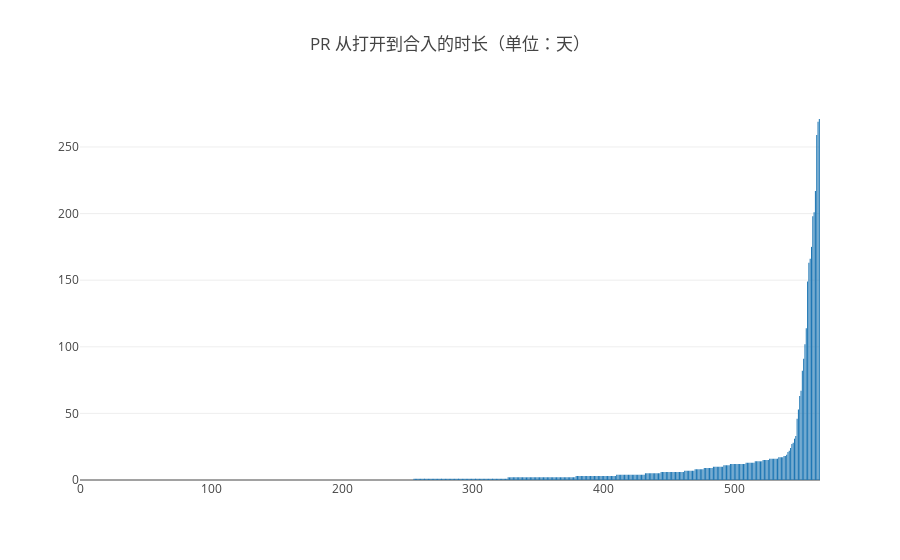

Write notebook code for a chart like this one.
### Markdown cell above
将时长进行排序，并用柱状图表示

### Code cell
query(
    `SELECT duration FROM (
        SELECT intDiv(minus(max(created_at), min(created_at))/3600, 24) AS duration FROM (
            SELECT issue_id, action, created_at FROM github_log.year2015 WHERE repo_id='32665718' AND type='PullRequestEvent'
            UNION ALL
            SELECT issue_id, action, created_at FROM github_log.year2016 WHERE repo_id='32665718' AND type='PullRequestEvent'
            UNION ALL
            SELECT issue_id, action, created_at FROM github_log.year2017 WHERE repo_id='32665718' AND type='PullRequestEvent'
            UNION ALL
            SELECT issue_id, action, created_at FROM github_log.year2018 WHERE repo_id='32665718' AND type='PullRequestEvent'
            UNION ALL
            SELECT issue_id, action, created_at FROM github_log.year2019 WHERE repo_id='32665718' AND type='PullRequestEvent'
        ) GROUP BY issue_id
    ) ORDER BY duration`
).then(data => {
    var durations = [], indices = [];
    data.forEach(d => {
        durations.push(d.duration);
    });
    indices = durations.map((_, i) => {return i;});
    openDigger.render.plotly([
        {x: indices, y: durations, type: 'bar'}
    ], {
        title: 'PR 从打开到合入的时长（单位：天）',
    });
})

### Figure 1 — Plotly figure (JSON) as saved in the notebook; plotly's stock layout.template omitted (floating-point values rounded to 4 significant figures; data arrays with more than 128 entries replaced by an {"elided": "..."} marker saying what was removed)
{"data": [{"type": "bar", "x": {"elided": "566 int values"}, "y": {"elided": "566 str values"}}], "layout": {"autosize": true, "title": {"text": "PR 从打开到合入的时长（单位：天）"}, "xaxis": {"autorange": true, "range": [-0.5, 565.5], "type": "linear"}, "yaxis": {"autorange": true, "range": [0, 285.3], "type": "linear"}}}
